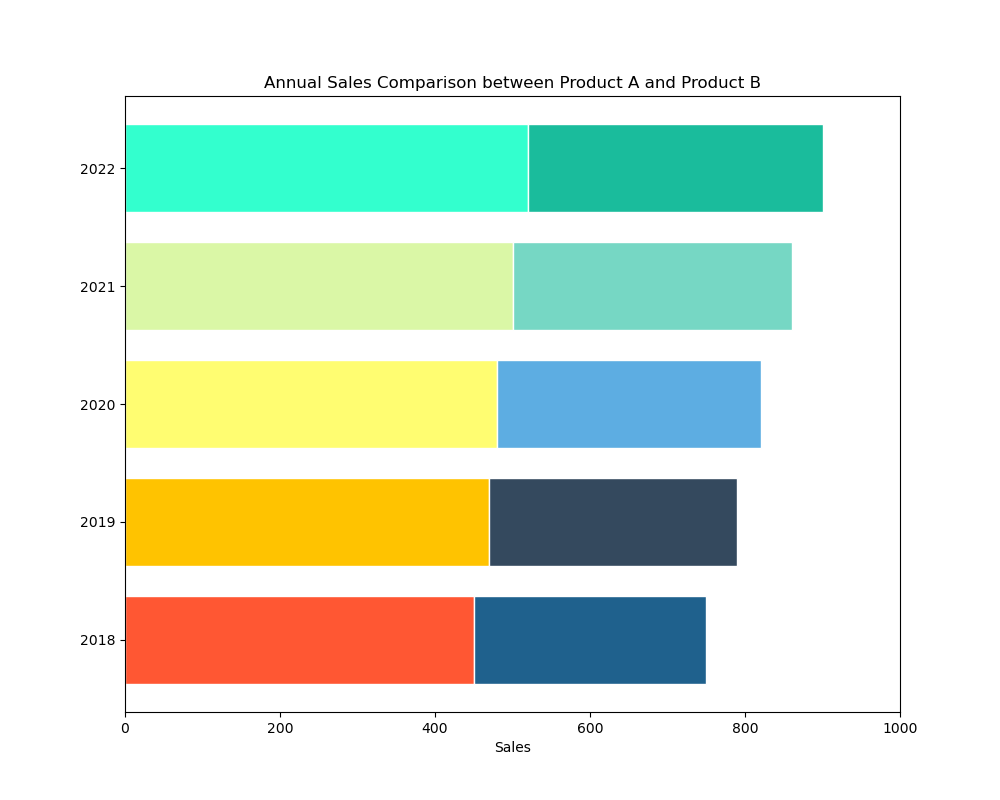

Source code (Python):

import matplotlib.pyplot as plt

# Data
years = ['2018', '2019', '2020', '2021', '2022']
product_a_sales = [450, 470, 480, 500, 520]
product_b_sales = [300, 320, 340, 360, 380]

# Colors
colors_a = ['#FF5733', '#FFC300', '#FFFD71', '#DAF7A6', '#33FFCE']
colors_b = ['#1F618D', '#34495E', '#5DADE2', '#76D7C4', '#1ABC9C']

# Plot
fig, ax = plt.subplots(figsize=(10, 8))  # Change width and height of the chart

bar_width = 0.75  # Change band width for bars

# Creating a horizontal stacked bar chart
bars_a = plt.barh(years, product_a_sales, color=colors_a, edgecolor='white', height=bar_width)
bars_b = plt.barh(years, product_b_sales, left=product_a_sales, color=colors_b, edgecolor='white', height=bar_width)

# Adding labels and title
plt.xlabel('Sales')
plt.title('Annual Sales Comparison between Product A and Product B')

# Customizing the axes
plt.xlim(0, 1000)  # Adjust the x-axis limit to accommodate the stack

# Display the plot
plt.show()
